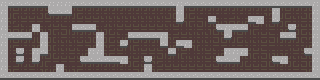

A level layout from a 2D game, rendered from its tile map. Below: a short description, then the map file with its tile-grid data intact:
An orthogonal 40x10 tile map with 8x8 px tiles, 1 tile layer (Tile Layer 1).

<map version="1.4" tiledversion="1.4.3" orientation="orthogonal" renderorder="right-down" width="40" height="10" tilewidth="8" tileheight="8" infinite="0" nextlayerid="2" nextobjectid="1">
 <tileset firstgid="1" source="tiles.tsx" />
 <layer id="1" name="Tile Layer 1" width="40" height="10">
  <data encoding="csv">
3,2,2,2,2,2,3,3,3,2,2,2,2,2,2,2,2,2,2,2,2,2,3,2,2,2,2,2,2,2,2,2,2,2,2,2,2,2,2,3,
3,11,20,20,20,12,1,2,4,11,20,20,20,20,20,20,20,20,20,20,20,12,3,11,20,27,27,27,20,20,27,27,27,12,3,11,20,20,12,3,
3,17,16,19,19,19,20,20,27,19,19,19,19,16,16,16,16,16,16,16,16,18,5,17,18,10,2,7,13,14,6,2,25,26,5,17,19,16,18,3,
3,13,14,6,3,7,17,18,10,2,2,2,7,17,16,19,19,19,19,19,19,16,20,16,16,20,12,1,3,2,4,11,20,16,27,14,8,17,18,3,
3,2,2,4,22,3,17,16,20,20,20,12,3,17,18,6,2,2,2,2,25,13,19,19,16,16,16,12,5,11,20,16,16,18,10,2,4,17,14,3,
3,11,27,20,14,3,17,16,16,16,19,14,3,17,18,5,11,20,20,20,24,6,2,25,17,16,16,19,27,19,19,16,16,19,27,20,20,18,6,3,
3,26,8,26,3,4,17,16,16,18,6,3,3,13,19,27,16,16,19,18,10,4,11,20,16,16,18,6,3,3,25,17,18,10,7,13,16,18,1,3,
3,26,5,26,5,11,19,19,19,18,1,2,2,2,2,25,17,18,8,17,20,20,16,16,16,16,18,1,2,4,11,16,16,12,1,25,17,16,12,3,
3,13,27,19,27,14,6,3,7,13,27,27,27,27,27,27,19,14,3,13,19,19,19,19,19,19,19,27,27,27,19,19,19,19,27,27,19,19,14,3,
2,2,2,2,2,2,2,2,2,2,2,2,2,2,2,2,2,2,2,2,2,2,2,2,2,2,2,2,2,2,2,2,2,2,2,2,2,2,2,2
</data>
 </layer>
</map>